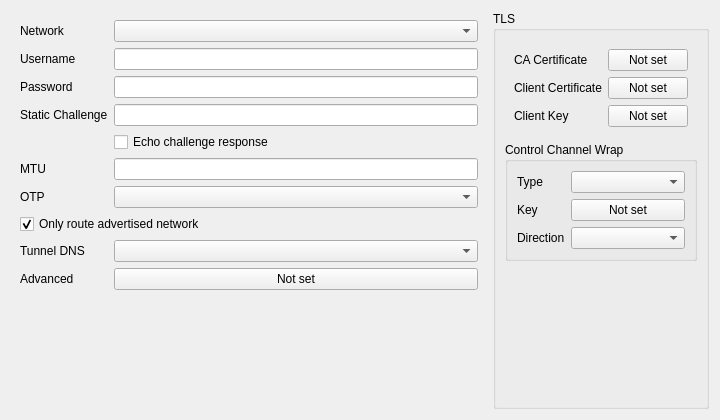
<?xml version="1.0" encoding="UTF-8"?>
<ui version="4.0">
 <class>EditOpenVPN</class>
 <widget class="QWidget" name="EditOpenVPN">
  <property name="geometry">
   <rect>
    <x>0</x>
    <y>0</y>
    <width>720</width>
    <height>420</height>
   </rect>
  </property>
  <property name="windowTitle">
   <string notr="true">EditOpenVPN</string>
  </property>
  <layout class="QHBoxLayout" name="horizontalLayout">
   <item>
    <widget class="QWidget" name="basic_w" native="true">
     <layout class="QFormLayout" name="basic_layout">
      <item row="0" column="0">
       <widget class="QLabel" name="network_l">
        <property name="toolTip">
         <string>&lt;html&gt;&lt;head/&gt;&lt;body&gt;&lt;p&gt;Default transport network. Leave empty to use the core default (udp).&lt;/p&gt;&lt;/body&gt;&lt;/html&gt;</string>
        </property>
        <property name="text">
         <string>Network</string>
        </property>
        <property name="buddy">
         <cstring>network</cstring>
        </property>
       </widget>
      </item>
      <item row="0" column="1">
       <widget class="QComboBox" name="network"/>
      </item>
      <item row="1" column="0">
       <widget class="QLabel" name="username_l">
        <property name="text">
         <string>Username</string>
        </property>
        <property name="buddy">
         <cstring>username</cstring>
        </property>
       </widget>
      </item>
      <item row="1" column="1">
       <widget class="QLineEdit" name="username"/>
      </item>
      <item row="2" column="0">
       <widget class="QLabel" name="password_l">
        <property name="text">
         <string>Password</string>
        </property>
        <property name="buddy">
         <cstring>password</cstring>
        </property>
       </widget>
      </item>
      <item row="2" column="1">
       <widget class="QLineEdit" name="password"/>
      </item>
      <item row="3" column="0">
       <widget class="QLabel" name="static_challenge_l">
        <property name="toolTip">
         <string>The server's static challenge text; a bound OTP entry answers it.</string>
        </property>
        <property name="text">
         <string>Static Challenge</string>
        </property>
        <property name="buddy">
         <cstring>static_challenge</cstring>
        </property>
       </widget>
      </item>
      <item row="3" column="1">
       <widget class="QLineEdit" name="static_challenge"/>
      </item>
      <item row="4" column="1">
       <widget class="QCheckBox" name="static_challenge_echo">
        <property name="toolTip">
         <string>&lt;html&gt;&lt;head/&gt;&lt;body&gt;&lt;p&gt;Show the static challenge response as plain text.&lt;/p&gt;&lt;/body&gt;&lt;/html&gt;</string>
        </property>
        <property name="text">
         <string>Echo challenge response</string>
        </property>
       </widget>
      </item>
      <item row="5" column="0">
       <widget class="QLabel" name="mtu_l">
        <property name="toolTip">
         <string>&lt;html&gt;&lt;head/&gt;&lt;body&gt;&lt;p&gt;Tunnel MTU. Empty uses 1500 until the server pushes a value.&lt;/p&gt;&lt;/body&gt;&lt;/html&gt;</string>
        </property>
        <property name="text">
         <string>MTU</string>
        </property>
        <property name="buddy">
         <cstring>mtu</cstring>
        </property>
       </widget>
      </item>
      <item row="5" column="1">
       <widget class="QLineEdit" name="mtu"/>
      </item>
      <item row="6" column="0">
       <widget class="QLabel" name="otp_profile_l">
        <property name="text">
         <string>OTP</string>
        </property>
        <property name="buddy">
         <cstring>otp_profile</cstring>
        </property>
       </widget>
      </item>
      <item row="6" column="1">
       <widget class="QComboBox" name="otp_profile"/>
      </item>
      <item row="7" column="0" colspan="2">
       <widget class="QCheckBox" name="only_advertised_routes">
        <property name="toolTip">
         <string>Block traffic outside the subnets the VPN server advertises.</string>
        </property>
        <property name="text">
         <string>Only route advertised network</string>
        </property>
        <property name="checked">
         <bool>true</bool>
        </property>
       </widget>
      </item>
      <item row="8" column="0">
       <widget class="QLabel" name="tunnel_dns_l">
        <property name="toolTip">
         <string>How DNS uses the resolvers the VPN server pushes.</string>
        </property>
        <property name="text">
         <string>Tunnel DNS</string>
        </property>
        <property name="buddy">
         <cstring>tunnel_dns</cstring>
        </property>
       </widget>
      </item>
      <item row="8" column="1">
       <widget class="QComboBox" name="tunnel_dns"/>
      </item>
      <item row="9" column="0">
       <widget class="QLabel" name="advanced_l">
        <property name="toolTip">
         <string>OpenVPN options not on this page, edited as JSON.</string>
        </property>
        <property name="text">
         <string>Advanced</string>
        </property>
        <property name="buddy">
         <cstring>advanced_button</cstring>
        </property>
       </widget>
      </item>
      <item row="9" column="1">
       <widget class="QPushButton" name="advanced_button">
        <property name="text">
         <string>Not set</string>
        </property>
       </widget>
      </item>
     </layout>
    </widget>
   </item>
   <item>
    <widget class="QGroupBox" name="tls_box">
     <property name="title">
      <string>TLS</string>
     </property>
     <layout class="QVBoxLayout" name="tls_layout">
      <item>
       <widget class="QWidget" name="tls_form_w" native="true">
        <layout class="QFormLayout" name="tls_form">
         <item row="0" column="0">
          <widget class="QLabel" name="certificate_l">
           <property name="toolTip">
            <string>&lt;html&gt;&lt;head/&gt;&lt;body&gt;&lt;p&gt;Trusted CA certificate content (PEM).&lt;/p&gt;&lt;/body&gt;&lt;/html&gt;</string>
           </property>
           <property name="text">
            <string>CA Certificate</string>
           </property>
           <property name="buddy">
            <cstring>certificate</cstring>
           </property>
          </widget>
         </item>
         <item row="0" column="1">
          <widget class="QPushButton" name="certificate">
           <property name="text">
            <string>Not set</string>
           </property>
          </widget>
         </item>
         <item row="1" column="0">
          <widget class="QLabel" name="client_certificate_l">
           <property name="text">
            <string>Client Certificate</string>
           </property>
           <property name="buddy">
            <cstring>client_certificate</cstring>
           </property>
          </widget>
         </item>
         <item row="1" column="1">
          <widget class="QPushButton" name="client_certificate">
           <property name="text">
            <string>Not set</string>
           </property>
          </widget>
         </item>
         <item row="2" column="0">
          <widget class="QLabel" name="client_key_l">
           <property name="text">
            <string>Client Key</string>
           </property>
           <property name="buddy">
            <cstring>client_key</cstring>
           </property>
          </widget>
         </item>
         <item row="2" column="1">
          <widget class="QPushButton" name="client_key">
           <property name="text">
            <string>Not set</string>
           </property>
          </widget>
         </item>
        </layout>
       </widget>
      </item>
      <item>
       <widget class="QGroupBox" name="control_wrap_box">
        <property name="toolTip">
         <string>Control channel wrapping: tls-auth, tls-crypt or tls-crypt-v2. Empty: off.</string>
        </property>
        <property name="title">
         <string>Control Channel Wrap</string>
        </property>
        <property name="flat">
         <bool>true</bool>
        </property>
        <layout class="QFormLayout" name="control_wrap_layout">
         <item row="0" column="0">
          <widget class="QLabel" name="control_wrap_type_l">
           <property name="text">
            <string>Type</string>
           </property>
           <property name="buddy">
            <cstring>control_wrap_type</cstring>
           </property>
          </widget>
         </item>
         <item row="0" column="1">
          <widget class="QComboBox" name="control_wrap_type"/>
         </item>
         <item row="1" column="0">
          <widget class="QLabel" name="control_wrap_key_l">
           <property name="text">
            <string>Key</string>
           </property>
           <property name="buddy">
            <cstring>control_wrap_key</cstring>
           </property>
          </widget>
         </item>
         <item row="1" column="1">
          <widget class="QPushButton" name="control_wrap_key">
           <property name="text">
            <string>Not set</string>
           </property>
          </widget>
         </item>
         <item row="2" column="0">
          <widget class="QLabel" name="control_wrap_direction_l">
           <property name="toolTip">
            <string>tls-auth key direction. Empty: bidirectional.</string>
           </property>
           <property name="text">
            <string>Direction</string>
           </property>
           <property name="buddy">
            <cstring>control_wrap_direction</cstring>
           </property>
          </widget>
         </item>
         <item row="2" column="1">
          <widget class="QComboBox" name="control_wrap_direction"/>
         </item>
        </layout>
       </widget>
      </item>
      <item>
       <spacer name="tls_spacer">
        <property name="orientation">
         <enum>Qt::Vertical</enum>
        </property>
        <property name="sizeHint" stdset="0">
         <size>
          <width>0</width>
          <height>0</height>
         </size>
        </property>
       </spacer>
      </item>
     </layout>
    </widget>
   </item>
  </layout>
 </widget>
 <tabstops>
  <tabstop>network</tabstop>
  <tabstop>username</tabstop>
  <tabstop>password</tabstop>
  <tabstop>static_challenge</tabstop>
  <tabstop>static_challenge_echo</tabstop>
  <tabstop>mtu</tabstop>
  <tabstop>otp_profile</tabstop>
  <tabstop>only_advertised_routes</tabstop>
  <tabstop>tunnel_dns</tabstop>
  <tabstop>advanced_button</tabstop>
  <tabstop>certificate</tabstop>
  <tabstop>client_certificate</tabstop>
  <tabstop>client_key</tabstop>
  <tabstop>control_wrap_type</tabstop>
  <tabstop>control_wrap_key</tabstop>
  <tabstop>control_wrap_direction</tabstop>
 </tabstops>
 <resources/>
 <connections/>
</ui>
